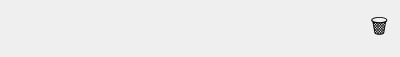
<?xml version="1.0" encoding="UTF-8"?>
<ui version="4.0">
 <class>Form</class>
 <widget class="QWidget" name="Form">
  <property name="geometry">
   <rect>
    <x>0</x>
    <y>0</y>
    <width>400</width>
    <height>50</height>
   </rect>
  </property>
  <property name="windowTitle">
   <string>Form</string>
  </property>
  <property name="styleSheet">
   <string notr="true">QPushButton {
	border-radius: 10px;
	font-size: 20px;
}

QPushButton:hover {
	font-size: 16px;
}

QDialog {
}</string>
  </property>
  <layout class="QGridLayout" name="gridLayout">
   <item row="0" column="0">
    <widget class="QLabel" name="tag_name">
     <property name="sizePolicy">
      <sizepolicy hsizetype="Expanding" vsizetype="Preferred">
       <horstretch>0</horstretch>
       <verstretch>0</verstretch>
      </sizepolicy>
     </property>
     <property name="font">
      <font>
       <pointsize>12</pointsize>
      </font>
     </property>
     <property name="text">
      <string/>
     </property>
    </widget>
   </item>
   <item row="0" column="1">
    <widget class="QPushButton" name="deleting_button">
     <property name="toolTip">
      <string>&lt;html&gt;&lt;head/&gt;&lt;body&gt;&lt;p&gt;Удалить&lt;/p&gt;&lt;/body&gt;&lt;/html&gt;</string>
     </property>
     <property name="text">
      <string>🗑</string>
     </property>
    </widget>
   </item>
  </layout>
 </widget>
 <resources/>
 <connections/>
</ui>
